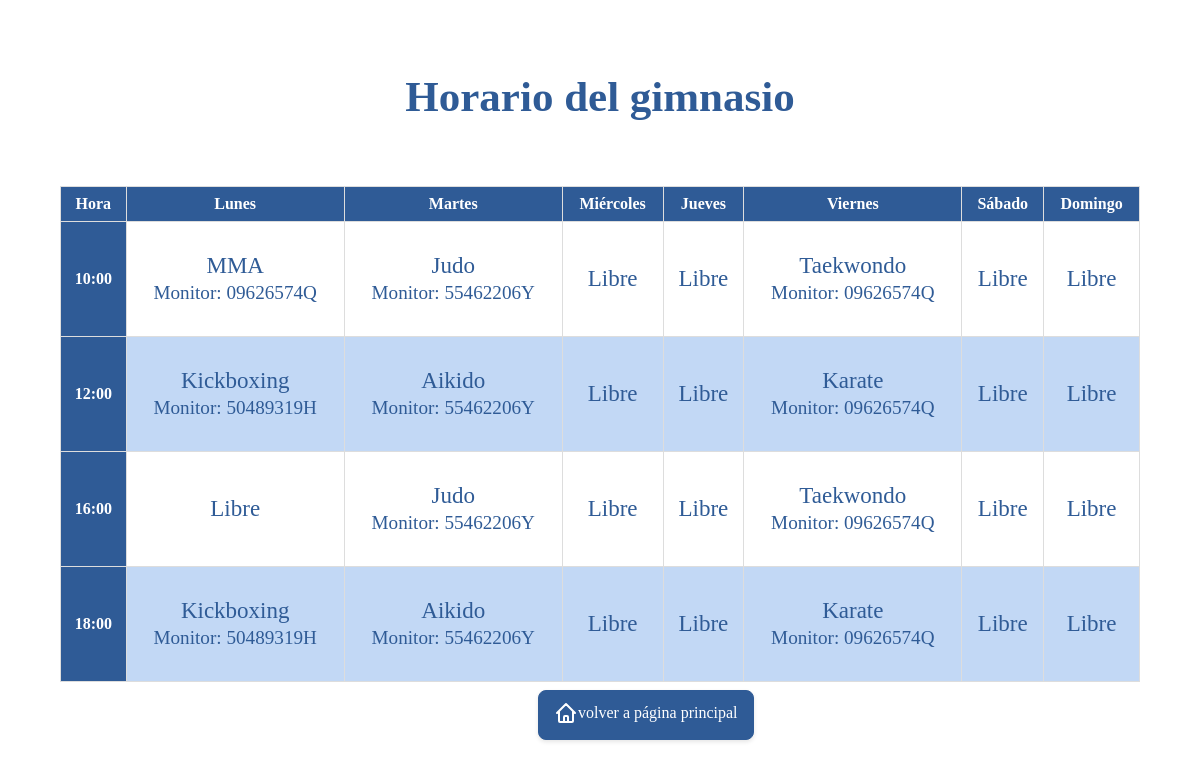
Page /view/clases/verClases.php (signed in) on the earlier database version.
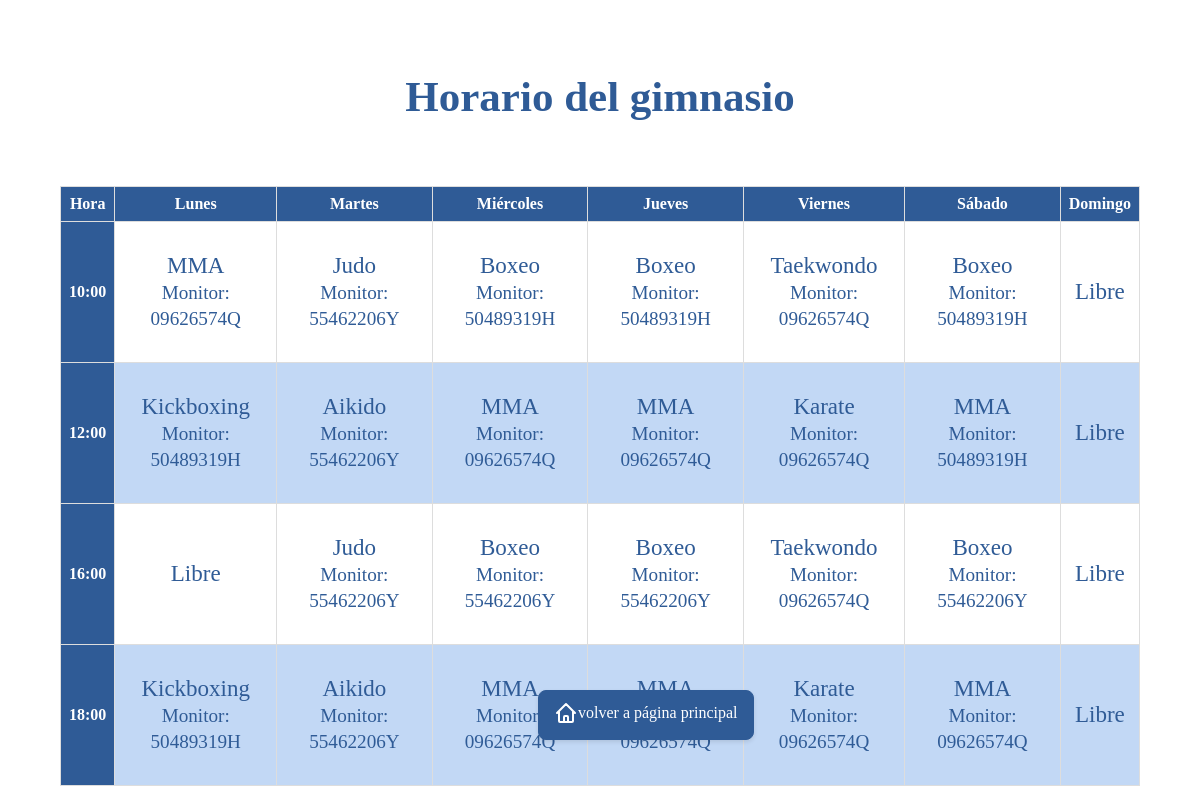
Same page on the later database version.
### tables this page shows
CREATE TABLE IF NOT EXISTS CLASES (
    id_clase VARCHAR(20) PRIMARY KEY,
    dni_monitor VARCHAR(9),
    nombre_actividad VARCHAR(50),
    dia_semana VARCHAR(15),
    hora_inicio TIME,
    hora_fin TIME,
    FOREIGN KEY (dni_monitor) REFERENCES MONITORES(dni) ON DELETE SET NULL
);

### models/Clase.php (called while the page is built, shortened)
<?php
require_once  __DIR__ . '/../data/conexionBBDD.php';
final class Clase {
    public function __get($name) {
        if (property_exists($this, $name)) return $this->$name;
        else throw new Exception("ERROR EN EL GETTER DE LA CLASE 'CLASES': SE HA TRATADO DE OBTENER UNA PROPIEDAD QUE NO EXISTE");
    }
    public static function horario() {
        global $conn;
        $sql = "SELECT dni_monitor, nombre_actividad, dia_semana, hora_inicio FROM CLASES";
        $stmt = $conn->prepare($sql);
        if(! $stmt->execute()) throw new PDOException('Excepción PDO al ejecutar la consulta para obtener el horario');
        $clases = [];
        while ($clase = $stmt->fetchObject('Clase')) {
            $clases[] = $clase;
        }
        $horario = [];
        foreach ($clases as $clase) {
            $dia = $clase->dia_semana;
            $hora = $clase->hora_inicio;
            $horario[$dia][$hora] = $clase;
        }
        return $horario;
    }
}
?>

### controllers/controladorClases.php (called while the page is built, shortened)
<?php
require_once __DIR__ . '/../models/Monitor.php';
require_once __DIR__ . '/../models/Clase.php';
class ControladorClases {
    public static function horario() {
    try{
            $horario =  Clase::horario() ?? [];
            return $horario;
    } catch (PDOException $e) {
            $msg =  $e->getMessage();
    }catch (Exception $e) {
            $msg =  $e->getMessage();
    }
    exit;
}
}

### view/clases/verClases.php (the view, shortened to what this page needs)
<?php
require_once '../../controllers/controladorClases.php';
$horario = ControladorClases::horario();
?>
<!DOCTYPE html>
<html lang="es">
<head>
    <link rel="stylesheet" href="/proyecto_gym_MVC/stylos/form_stylos.css">
</head>
<body>
<h1>Horario del gimnasio</h1>
  <div style="position: absolute; top: 85%; left: 44%; margin: 10px; padding: 10px 15px; background-color: #2f5b96; border: 1px solid #2f5b96; border-radius: 8px; box-shadow: 0 2px 4px rgba(0, 0, 0, 0.1);">
                                <a href="../bienvenida_recepcionista.php" style="display: inline-flex; align-items: center; text-decoration: none; color: inherit;">
                                    <span style='color:white';>volver a página principal</span>
                                </a>
    </div>
    <table>
        <thead>
            <tr>
                <th>Hora</th>
                <th>Lunes</th>
                <th>Martes</th>
                <th>Miércoles</th>
                <th>Jueves</th>
                <th>Viernes</th>
                <th>Sábado</th>
                <th>Domingo</th>
            </tr>
        </thead>
        <tbody>
            <?php
            $horas = ["10:00", "12:00", "16:00", "18:00"];
            $dias = ["lunes", "martes", "miercoles", "jueves", "viernes", "sabado", "domingo"];
            foreach ($horas as $hora) {
                echo "<tr>";
                echo "<th class='hora'>$hora</th>";
                foreach ($dias as $dia) {
                    echo "<td>";
                    $hora = date("H:i:s", strtotime(trim($hora)));
                    if (isset($horario[$dia][$hora])) {
                        echo "<p>".$horario[$dia][$hora]->nombre_actividad."<br><small>Monitor: ".$horario[$dia][$hora]->dni_monitor."</small></p>";
                    } else {
                        echo "<p>Libre</p>";
                    }
                    echo "</td>";
                }
                echo "</tr>";
            }
            ?>
        </tbody>
    </table>
</body>
</html>

### stylos/form_stylos.css (style rules this page uses)
html, body { height: 100%; margin: 0; padding: 0; }
body { min-height: 100vh; width: 100%; overflow-y: scroll; display: flex; flex-direction: column; }
h1 { font-size: 43px; text-align: center; margin-top: 6%; color: #2f5b96; }
p { font-size: 23px; text-align: center; color: #2f5b96; }
table { width: 90%; height: 40%; border-collapse: collapse; border-radius: 4px; margin: 20px auto; margin-bottom: 3%; margin-top: 3%; }
th, td { border: 1px solid #ddd; padding: 8px; text-align: center; }
th { background-color: #2f5b96; color: white; }
table tr:nth-child(even) { background-color: #c2d8f5; }
.scroll-icon, .icon { width: 24px; height: 24px; fill: none; stroke: #fff; stroke-width: 2; stroke-linecap: round; stroke-linejoin: round; }

Differences in the rows shown:
added clases: nombre_actividad "Boxeo", dni_monitor "50489319H", shown under "10:00"
added clases: nombre_actividad "Boxeo", dni_monitor "50489319H", shown under "10:00"
added clases: nombre_actividad "Boxeo", dni_monitor "50489319H", shown under "10:00"
now on this page (row edited): clases: nombre_actividad "MMA", dni_monitor "09626574Q", shown under "12:00"
added clases: nombre_actividad "MMA", dni_monitor "09626574Q", shown under "12:00"
now on this page (row edited): clases: nombre_actividad "MMA", dni_monitor "50489319H", shown under "12:00"
added clases: nombre_actividad "Boxeo", dni_monitor "55462206Y", shown under "16:00"
added clases: nombre_actividad "Boxeo", dni_monitor "55462206Y", shown under "16:00"
added clases: nombre_actividad "Boxeo", dni_monitor "55462206Y", shown under "16:00"
now on this page (row edited): clases: nombre_actividad "MMA", dni_monitor "09626574Q", shown under "18:00"
added clases: nombre_actividad "MMA", dni_monitor "09626574Q", shown under "18:00"
now on this page (row edited): clases: nombre_actividad "MMA", dni_monitor "09626574Q", shown under "18:00"
Other differences:
list line gone: "Libre Libre Libre"
